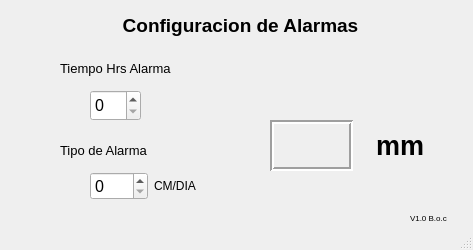
<?xml version="1.0" encoding="UTF-8"?>
<ui version="4.0">
 <class>MainWindow</class>
 <widget class="QMainWindow" name="MainWindow">
  <property name="geometry">
   <rect>
    <x>0</x>
    <y>0</y>
    <width>473</width>
    <height>250</height>
   </rect>
  </property>
  <property name="minimumSize">
   <size>
    <width>473</width>
    <height>250</height>
   </size>
  </property>
  <property name="maximumSize">
   <size>
    <width>473</width>
    <height>250</height>
   </size>
  </property>
  <property name="windowTitle">
   <string>MainWindow</string>
  </property>
  <widget class="QWidget" name="centralwidget">
   <widget class="QSpinBox" name="spinBox">
    <property name="geometry">
     <rect>
      <x>90</x>
      <y>90</y>
      <width>51</width>
      <height>31</height>
     </rect>
    </property>
    <property name="font">
     <font>
      <pointsize>12</pointsize>
     </font>
    </property>
   </widget>
   <widget class="QLabel" name="label">
    <property name="geometry">
     <rect>
      <x>60</x>
      <y>60</y>
      <width>151</width>
      <height>16</height>
     </rect>
    </property>
    <property name="font">
     <font>
      <pointsize>10</pointsize>
     </font>
    </property>
    <property name="text">
     <string>Tiempo Hrs Alarma</string>
    </property>
   </widget>
   <widget class="QLabel" name="label_2">
    <property name="geometry">
     <rect>
      <x>60</x>
      <y>140</y>
      <width>121</width>
      <height>21</height>
     </rect>
    </property>
    <property name="font">
     <font>
      <pointsize>10</pointsize>
     </font>
    </property>
    <property name="text">
     <string>Tipo de Alarma</string>
    </property>
   </widget>
   <widget class="QLabel" name="label_3">
    <property name="geometry">
     <rect>
      <x>90</x>
      <y>10</y>
      <width>301</width>
      <height>31</height>
     </rect>
    </property>
    <property name="text">
     <string>&lt;html&gt;&lt;head/&gt;&lt;body&gt;&lt;p align=&quot;center&quot;&gt;&lt;span style=&quot; font-size:14pt; font-weight:600;&quot;&gt;Configuracion de Alarmas&lt;/span&gt;&lt;/p&gt;&lt;/body&gt;&lt;/html&gt;</string>
    </property>
   </widget>
   <widget class="QLabel" name="label_5">
    <property name="geometry">
     <rect>
      <x>410</x>
      <y>210</y>
      <width>51</width>
      <height>16</height>
     </rect>
    </property>
    <property name="font">
     <font>
      <pointsize>6</pointsize>
     </font>
    </property>
    <property name="text">
     <string>V1.0 B.o.c</string>
    </property>
   </widget>
   <widget class="QWidget" name="">
    <property name="geometry">
     <rect>
      <x>270</x>
      <y>120</y>
      <width>171</width>
      <height>51</height>
     </rect>
    </property>
    <layout class="QHBoxLayout" name="horizontalLayout_3">
     <item>
      <widget class="QLabel" name="resultado">
       <property name="font">
        <font>
         <pointsize>18</pointsize>
         <weight>75</weight>
         <bold>true</bold>
         <kerning>true</kerning>
        </font>
       </property>
       <property name="frameShape">
        <enum>QFrame::Box</enum>
       </property>
       <property name="frameShadow">
        <enum>QFrame::Sunken</enum>
       </property>
       <property name="lineWidth">
        <number>2</number>
       </property>
       <property name="midLineWidth">
        <number>0</number>
       </property>
       <property name="text">
        <string>&lt;html&gt;&lt;head/&gt;&lt;body&gt;&lt;p&gt;&lt;br/&gt;&lt;/p&gt;&lt;/body&gt;&lt;/html&gt;</string>
       </property>
       <property name="textFormat">
        <enum>Qt::AutoText</enum>
       </property>
       <property name="alignment">
        <set>Qt::AlignCenter</set>
       </property>
       <property name="wordWrap">
        <bool>true</bool>
       </property>
       <property name="indent">
        <number>0</number>
       </property>
       <property name="textInteractionFlags">
        <set>Qt::NoTextInteraction</set>
       </property>
      </widget>
     </item>
     <item>
      <widget class="QLabel" name="label_4">
       <property name="text">
        <string>&lt;html&gt;&lt;head/&gt;&lt;body&gt;&lt;p align=&quot;center&quot;&gt;&lt;span style=&quot; font-size:20pt; font-weight:600;&quot;&gt;mm&lt;/span&gt;&lt;/p&gt;&lt;/body&gt;&lt;/html&gt;</string>
       </property>
      </widget>
     </item>
    </layout>
   </widget>
   <widget class="QWidget" name="">
    <property name="geometry">
     <rect>
      <x>90</x>
      <y>170</y>
      <width>121</width>
      <height>32</height>
     </rect>
    </property>
    <layout class="QHBoxLayout" name="horizontalLayout_4">
     <item>
      <widget class="QSpinBox" name="spinBox_2">
       <property name="font">
        <font>
         <pointsize>12</pointsize>
         <weight>50</weight>
         <bold>false</bold>
        </font>
       </property>
      </widget>
     </item>
     <item>
      <widget class="QLabel" name="label_6">
       <property name="font">
        <font>
         <pointsize>9</pointsize>
        </font>
       </property>
       <property name="text">
        <string>CM/DIA</string>
       </property>
      </widget>
     </item>
    </layout>
   </widget>
  </widget>
  <widget class="QStatusBar" name="statusbar"/>
 </widget>
 <resources/>
 <connections/>
</ui>
